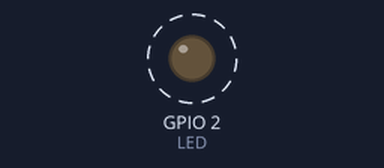
This program was run on a simulated ESP32. Shown: output pins drawn as LEDs (lit = HIGH). Dashed ring = blinking.

Above: at 0.5 s.
Timing chart, 0 to 4.6 s (numbered marks = the images above):
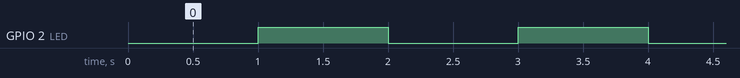

Measured:
- by itself, GPIO 2 (LED): alternates HIGH for 1.0 s and LOW for 1.0 s

The program:

main.cpp
```cpp
// Week3-Lecture2
// Timer Interrupt (Internal)
// Embedded IoT System Fall-2026

// Name: Ahmad Istiaq                  Reg#: 1101


#include <Arduino.h>

#define LED 2

hw_timer_t *My_timer = NULL;

void ARDUINO_ISR_ATTR onTimer() {           // ARDUINO_ISR_ATTR == IRAM_ATTR
  digitalWrite(LED, !digitalRead(LED));     // safe in ISR on ESP32
}

void setup() {
  pinMode(LED, OUTPUT);

  // 1 MHz timer tick (1 tick = 1 µs)
  My_timer=timerBegin(0,80,true);
timerAttachInterrupt(My_timer,&onTimer,true);
timerAlarmWrite(My_timer,1000000,true);
timerAlarmEnable(My_timer);
}
void loop() {
  // nothing needed, all handled by interrupts
}
```
